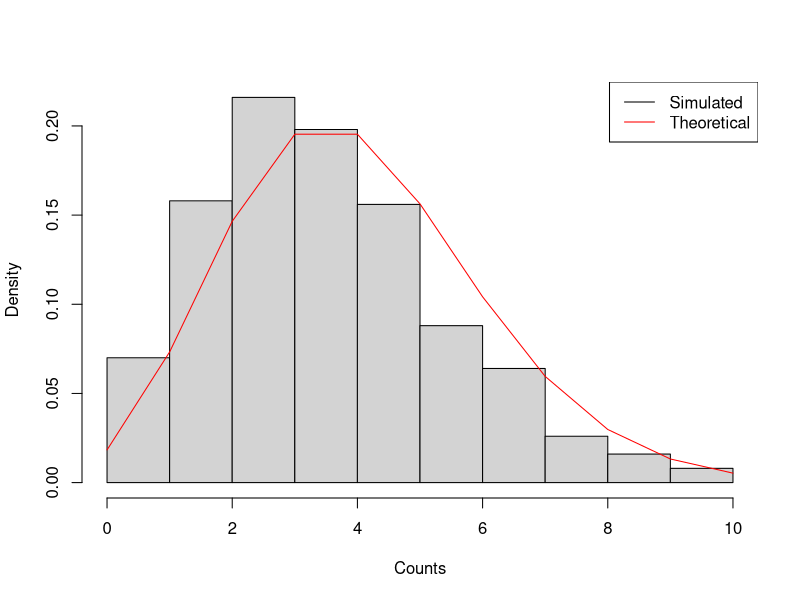
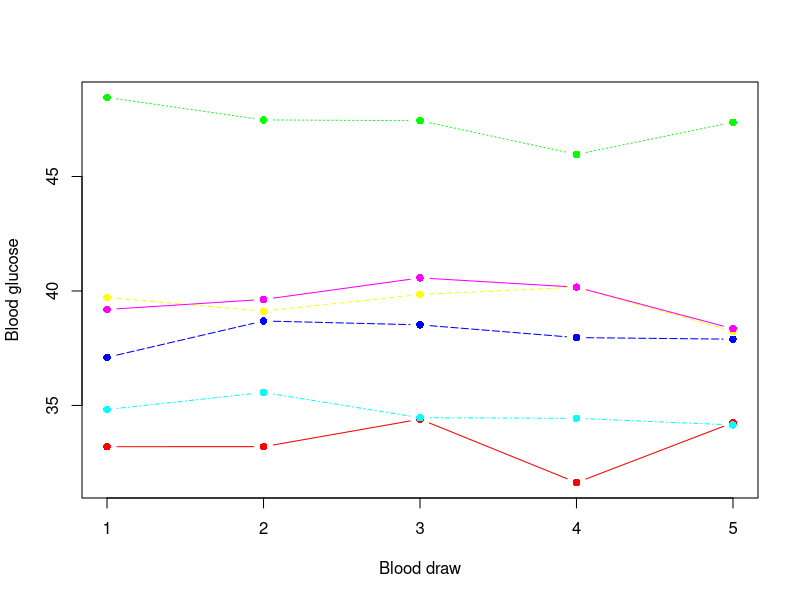
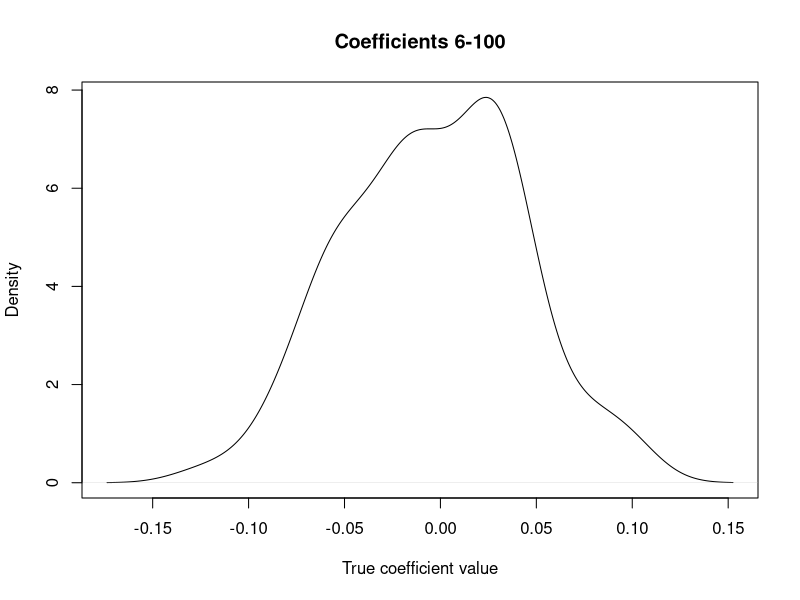
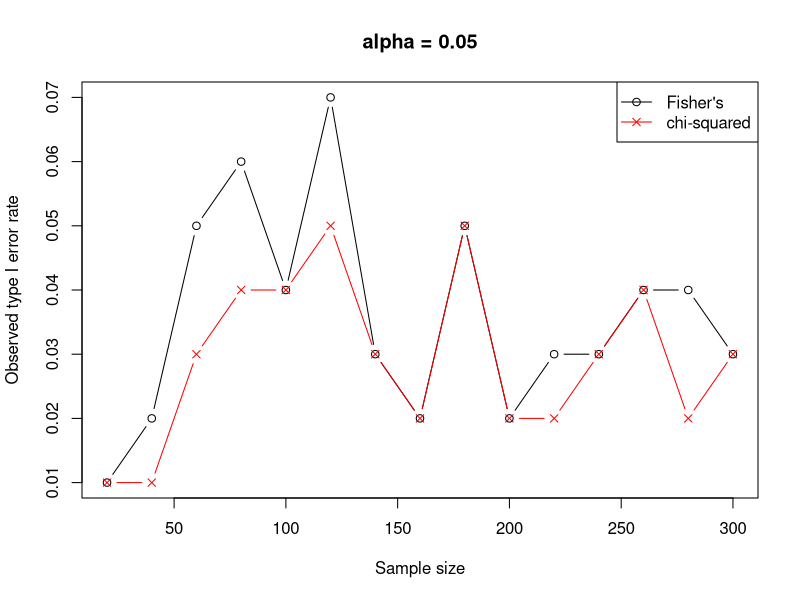
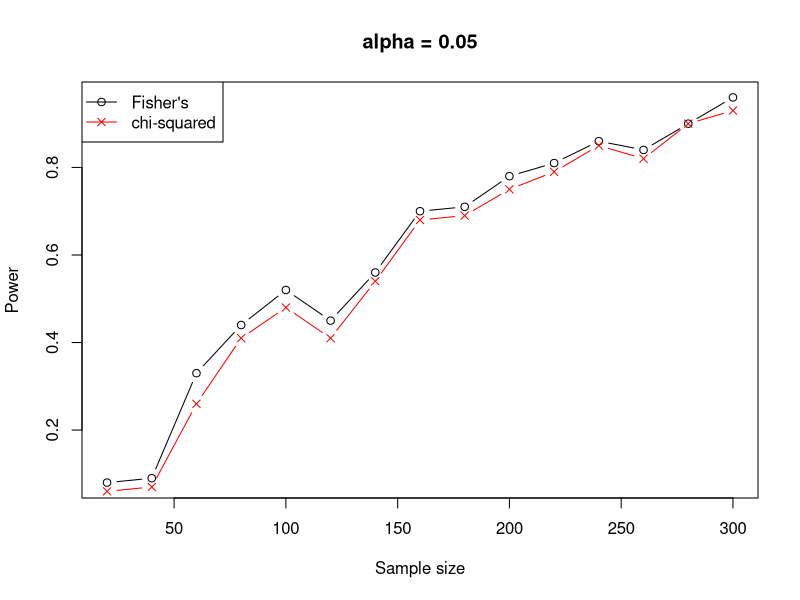
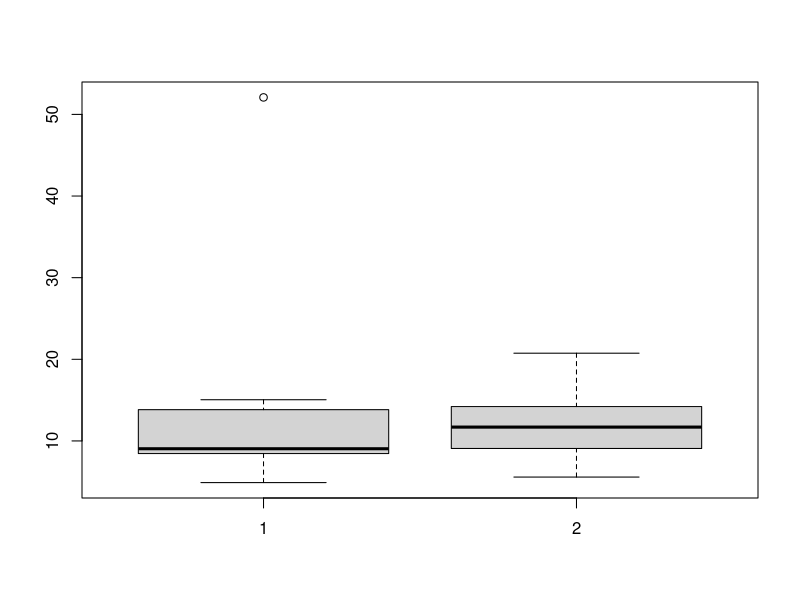

Recreate these plots in R, in order.
## ---- chunk 1
set.seed(1)
counts <- rpois(500, lambda = 4)
mean(counts)
hist(counts, breaks = 0:10, freq = FALSE, xlab = "Counts", main = "")
lines(x = 0:10, y = dpois(0:10, lambda = 4), col = "red")
legend("topright", legend = c("Simulated", "Theoretical"), col = c("black", "red"), lty = "solid")
## ---- chunk 2
rpois(3, lambda = c(1, 100, 1000))
## ---- chunk 3
set.seed(1)
n <- 200
sex <- rbinom(n, size = 1, prob = 0.5)
age <- round(2*rgamma(n, shape = 3, scale = 2)+30)
## ---- chunk 4
beta0 <- 2
beta_sex <- 0.1
beta_age <- 0.2
hospCount <- rpois(n, lambda = (beta0 + beta_sex*sex + beta_age*age)^2)
## ---- chunk 5
df <- data.frame(hospCount = hospCount, age = age, sex = sex)
fit <- glm(hospCount ~ age + sex, data = df, family = poisson)
summary(fit)
## ---- chunk 6
fit2 <- glm(hospCount ~ age + sex, data = df, family = poisson(link = "sqrt"))
summary(fit2)
## ---- chunk 7
summary(lm(hospCount ~ age + sex, data = df))
summary(lm(log(hospCount) ~ age + sex, data = df))
summary(lm(sqrt(hospCount) ~ age + sex, data = df))
## ---- chunk 8
set.seed(1)
# 1000 baseline log odds will be repeated twice to form each pair
baselineLogOdds <- rep(rnorm(1000, mean = -1.4, sd = 0.1), each = 2)
pairID <- rep(seq_len(1000), each = 2)
## ---- chunk 9
## Set truth
beta1 <- 0.3
## Simulate exposure status
exposed <- rbinom(2000, size = 1, prob = 0.2)
## Calculate probability of disease
logOdds <- baselineLogOdds + beta1*exposed
odds <- exp(logOdds)
p <- odds/(1+odds)
## Simulate disease status
disease <- rbinom(2000, size = 1, prob = p)
## ---- chunk 10
diseaseMat <- matrix(disease, ncol = 2, byrow = TRUE)
pairIDmat <- matrix(pairID, ncol = 2, byrow = TRUE)
exposedMat <- matrix(exposed, ncol = 2, byrow = TRUE)
## Which pairs have one diseased and one undiseased person?
ccpairs <- which(rowSums(diseaseMat)==1)
npairs <- 100
## Select the first 100
index <- head(ccpairs, npairs)
## ---- chunk 11
df <- data.frame(dis = as.numeric(diseaseMat[index,]),
	id = as.numeric(pairIDmat[index,]),
	expo = as.numeric(exposedMat[index,]))
logfit <- glm(dis ~ expo + as.factor(id), data = df, family = binomial)
summary(logfit)
## ---- chunk 12
## Load the survival package
library(survival)
clogfit <- clogit(dis ~ expo + strata(id), data = df)
summary(clogfit)
## ---- chunk 13
set.seed(2)
n <- 200
## Simulate subject-specific baseline levels
subjSpecificBaselines <- rnorm(n, mean = 40, sd = 5)
## Simulate treatment indicator
x1 <- rbinom(n, size = 1, prob = 0.5)
## True effect of the drug
beta1 <- -2
## Simulate observed blood glucose levels
y <- rep(subjSpecificBaselines, each = 5) + beta1*rep(x1, each = 5) + rnorm(n*5, mean = 0, sd = 1)
## ---- chunk 14
matplot(matrix(y, nrow = 5)[,1:6], pch = 16,
	col = rainbow(6), type = "b",
	xlab = "Blood draw", ylab = "Blood glucose")
## ---- chunk 15
## Construct data frame with all data
subjectID <- rep(seq_len(n), each = 5)
df <- data.frame(y = y, id = subjectID, x1 = rep(x1, each = 5))
## Fit linear regression model
lmfit <- lm(y ~ x1, data = df)
summary(lmfit)
confint(lmfit, parm = "x1")
## ---- chunk 16
## Load the lme4 package
library(lme4)
## Fit a mixed effects model
mixedfit <- lmer(y ~ x1 + (1 | id), data = df)
summary(mixedfit)
confint(mixedfit, parm = "x1", method = "Wald")
## ---- chunk 17
set.seed(3)
cis <- lapply(seq_len(100), function(i) {
	subjSpecificBaselines <- rnorm(n, mean = 40, sd = 5)
	x1 <- rbinom(n, size = 1, prob = 0.5)
	y <- rep(subjSpecificBaselines, each = 5) + beta1*rep(x1, each = 5) + rnorm(n*5, mean = 0, sd = 1)
	subjectID <- rep(seq_len(n), each = 5)
	df <- data.frame(y = y, id = subjectID, x1 = rep(x1, each = 5))
	lmfit <- lm(y ~ x1, data = df)
	ci_lm <- confint(lmfit, parm = "x1")
	mixedfit <- lmer(y ~ x1 + (1 | id), data = df)
	ci_mixed <- confint(mixedfit, parm = "x1", method = "Wald")
	return(list(lm = ci_lm, mixed = ci_mixed))
})
coverage_lm <- sapply(cis, function(l) {
	l$lm[1] <= beta1 & l$lm[2] >= beta1
})
coverage_mixed <- sapply(cis, function(l) {
	l$mixed[1] <= beta1 & l$mixed[2] >= beta1
})
sum(coverage_lm)/100
sum(coverage_mixed)/100
## ---- chunk 18
set.seed(5)
n <- 1000
p <- 100
predictors <- matrix(rnorm(n*p, mean = 15, sd = 4), nrow = n, ncol = p)
colnames(predictors) <- paste0("x", seq_len(p))
coeffs <- c(rep(0.2, 5), rnorm(p-5, mean = 0, sd = 0.05))
plot(density(coeffs[6:p]), xlab = "True coefficient value", main = "Coefficients 6-100")
y <- rowSums(sweep(predictors, 2, coeffs, FUN = "*")) + rnorm(n, mean = 0, sd = 5)
## ---- chunk 19
## Load the glmnet package
library(glmnet)
## ---- chunk 20
df <- data.frame(y = y, predictors)
lmfit <- lm(y ~ ., data = df)
estcoeffs_lmfit <- coefficients(lmfit)
## ---- chunk 21
pfit <- cv.glmnet(x = predictors, y = y)
estcoeffs_pfit <- coef(pfit, s = "lambda.min")
## ---- chunk 22
## Ordinary linear regression
mean((estcoeffs_lmfit[2:101]-coeffs)^2)
## Penalized regression
mean((estcoeffs_pfit[2:101]-coeffs)^2)
## ---- chunk 23
set.seed(1)
n <- 40
factor1 <- rbinom(n, size = 1, prob = 0.5)
factor2 <- rbinom(n, size = 1, prob = 0.5)
tab <- table(factor1, factor2)

fisher.test(tab)
prop.test(tab)
## ---- chunk 24
set.seed(2)
nvec <- seq(20, 300, 20)
error_rates <- lapply(nvec, function(n) {
	pvals <- lapply(1:100, function(i) {
		factor1 <- rbinom(n, size = 1, prob = 0.5)
		factor2 <- rbinom(n, size = 1, prob = 0.5)
		tab <- table(factor1, factor2)

		fe_test <- fisher.test(tab)
		chi_test <- prop.test(tab)
		return(list(fisher = fe_test$p.value, chi = chi_test$p.value))
	})
	pvals_fisher <- sapply(pvals, "[[", "fisher")
	pvals_chi <- sapply(pvals, "[[", "chi")
	return(list(fisher = sum(pvals_fisher < 0.05)/100, chi = sum(pvals_chi < 0.05)/100))
})
error_fisher <- sapply(error_rates, "[[", "fisher")
error_chi <- sapply(error_rates, "[[", "chi")
plot(nvec, error_fisher, type = "b", xlab = "Sample size",
	ylab = "Observed type I error rate", main = "alpha = 0.05")
points(nvec, error_chi, col = "red", pch = 4, type = "b")
legend("topright", legend = c("Fisher's", "chi-squared"),
	col = c("black", "red"), lty = "solid", pch = c(1,4))
## ---- chunk 25
set.seed(2)
nvec <- seq(20, 300, 20)
effectStrength <- 0.1
reject_rates <- lapply(nvec, function(n) {
	pvals <- lapply(1:100, function(i) {
		factor1 <- rbinom(n, size = 1, prob = 0.5)
		p <- ifelse(factor1==1, 0.5+effectStrength, 0.5-effectStrength)
		factor2 <- rbinom(n, size = 1, prob = p)
		tab <- table(factor1, factor2)

		fe_test <- fisher.test(tab)
		chi_test <- prop.test(tab)
		return(list(fisher = fe_test$p.value, chi = chi_test$p.value))
	})
	pvals_fisher <- sapply(pvals, "[[", "fisher")
	pvals_chi <- sapply(pvals, "[[", "chi")
	return(list(fisher = sum(pvals_fisher < 0.05)/100, chi = sum(pvals_chi < 0.05)/100))
})
reject_rate_fisher <- sapply(reject_rates, "[[", "fisher")
reject_rate_chi <- sapply(reject_rates, "[[", "chi")
plot(nvec, reject_rate_fisher, type = "b", xlab = "Sample size",
	ylab = "Power", main = "alpha = 0.05")
points(nvec, reject_rate_chi, col = "red", pch = 4, type = "b")
legend("topleft", legend = c("Fisher's", "chi-squared"),
	col = c("black", "red"), lty = "solid", pch = c(1,4))
## ---- chunk 26
set.seed(2)
n <- 10
y1 <- rt(n, df = 5, ncp = 10)
y2 <- rt(n, df = 5, ncp = 10)

boxplot(y1, y2)
t.test(y1, y2)
wilcox.test(y1, y2)
